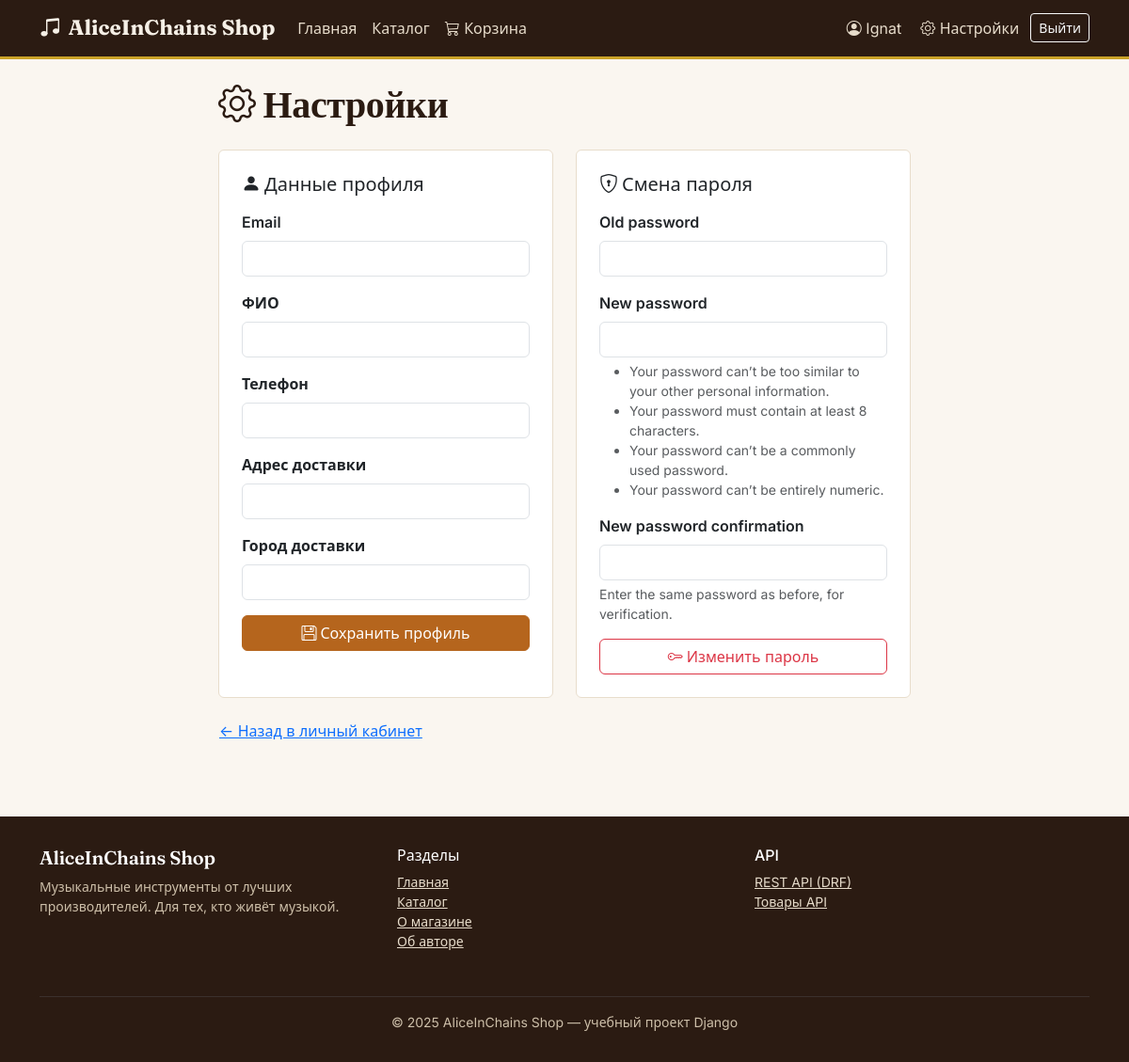
Page /settings/ (signed in) on the earlier database version.
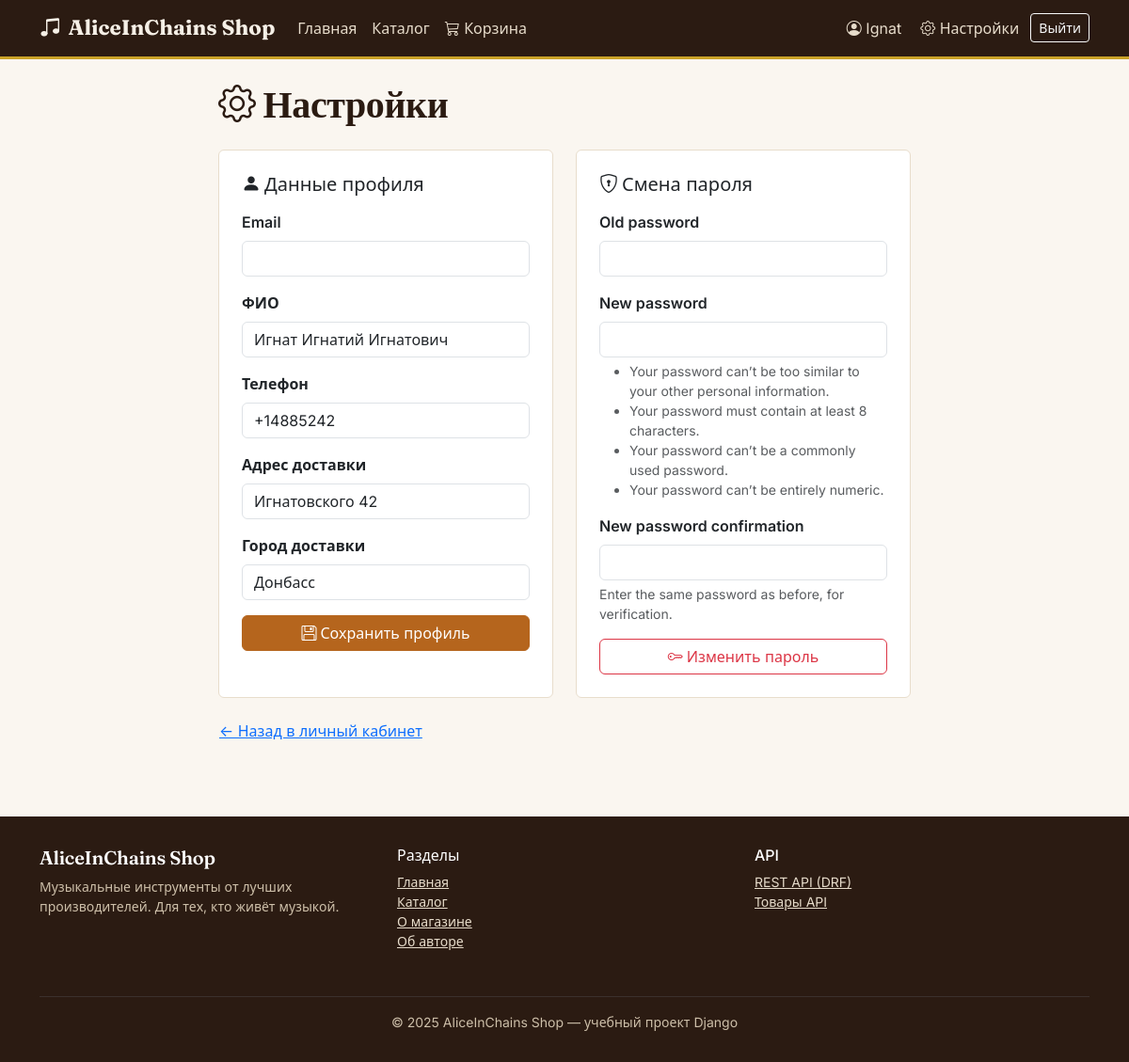
Same page on the later database version.
### AliceInChains/models.py (models this page shows, shortened)
class Profile(models.Model):
    user = models.OneToOneField(User, on_delete=models.CASCADE, related_name='profile')
    full_name = models.CharField(max_length=150, blank=True)
    phone = models.CharField(max_length=20, blank=True)
    address = models.CharField(max_length=255, blank=True)
    city = models.CharField(max_length=100, blank=True, verbose_name='Город доставки')
    favorite_category = models.ForeignKey(
        'Category',
        on_delete=models.SET_NULL,
        null=True,
        blank=True,
        related_name='fans',
        verbose_name='Любимая категория',
    )

### AliceInChains/views.py (the view, shortened to what this page needs)
# urls.py: path('settings/', views.settings_view, name='settings_view'),
@login_required
def settings_view(request):
    profile, _ = Profile.objects.get_or_create(user=request.user)
    profile_form  = ProfileUpdateForm(instance=profile,
                                      initial={'email': request.user.email})
    password_form = PasswordChangeForm(request.user)
    return render(request, 'shop/settings.html', {
        'profile_form':  profile_form,
        'password_form': password_form,
    })

### AliceInChains/forms.py
class ProfileUpdateForm(forms.ModelForm):
    class Meta:
        model = Profile
        fields = ['full_name', 'phone', 'address', 'city']
        labels = {
            'full_name': 'ФИО',
            'phone':     'Телефон',
            'address':   'Адрес доставки',
            'city':      'Город доставки',
        }

### AliceInChains/templates/shop/settings.html (shortened to what this page needs)
{% extends 'base.html' %}
{% block content %}
<div class="row justify-content-center">
  <div class="col-lg-8">
    <h1 class="mb-4"><i class="bi bi-gear me-2"></i>Настройки</h1>
    <div class="row g-4">
      <div class="col-md-6">
        <div class="card h-100" style="border-color: var(--color-border)">
          <div class="card-body p-4">
            <h5 class="card-title mb-3">
              <i class="bi bi-person-fill me-1"></i>Данные профиля
            </h5>
            <form method="post" novalidate>
              <div class="mb-3">
                <label class="form-label fw-semibold">Email</label>
                <input type="email" name="email" class="form-control"
                       value="{{ request.user.email }}">
              </div>
              {% for field in profile_form %}
                <div class="mb-3">
                  <label for="{{ field.id_for_label }}" class="form-label fw-semibold">
                    {{ field.label }}
                  </label>
                  {% if field.name == 'favorite_category' %}
                    <select name="{{ field.html_name }}"
                            id="{{ field.id_for_label }}"
                            class="form-select">
                      <option value="">— не выбрана —</option>
                      {% for obj in field.field.queryset %}
                        <option value="{{ obj.pk }}"
                          {% if field.value == obj.pk %}selected{% endif %}>
                          {{ obj }}
                        </option>
                      {% endfor %}
                    </select>
                  {% else %}
                    <input type="text"
                           name="{{ field.html_name }}"
                           id="{{ field.id_for_label }}"
                           class="form-control"
                           value="{% if field.value %}{{ field.value }}{% endif %}">
                  {% endif %}
                </div>
              {% endfor %}
              <button type="submit" class="btn btn-primary w-100">
                <i class="bi bi-floppy me-1"></i>Сохранить профиль
              </button>
            </form>
          </div>
        </div>
      </div>
      <div class="col-md-6">
        <div class="card h-100" style="border-color: var(--color-border)">
          <div class="card-body p-4">
            <h5 class="card-title mb-3">
              <i class="bi bi-shield-lock me-1"></i>Смена пароля
            </h5>
            <form method="post" novalidate>
              {% for field in password_form %}
                <div class="mb-3">
                  <label for="{{ field.id_for_label }}" class="form-label fw-semibold">
                    {{ field.label }}
                  </label>
                  <input type="password"
                         name="{{ field.html_name }}"
                         id="{{ field.id_for_label }}"
                         class="form-control {% if field.errors %}is-invalid{% endif %}">
                  {% if field.help_text %}
                    <div class="form-text text-muted small">{{ field.help_text }}</div>
                  {% endif %}
                </div>
              {% endfor %}
              <button type="submit" class="btn btn-outline-danger w-100">
                <i class="bi bi-key me-1"></i>Изменить пароль
              </button>
            </form>
          </div>
        </div>
      </div>
    </div>
    <div class="mt-3">
      <a href="{% url 'profile_view' %}" class="btn btn-link ps-0">
        &larr; Назад в личный кабинет
      </a>
    </div>
  </div>
</div>
{% endblock %}

Differences in the rows shown:
now on this page (row edited): Profile: full_name "Игнат Игнатий Игнатович" "+14885242" "Игнатовского 42" "Донбасс"
